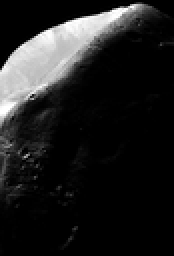
%> input picture Lab2/Q2_2.tif, 87 x 128 px, shrunk from 683 x 1000 before the run (shown 2 times larger)
$ octave Lab2.m   (GNU Octave 9; MATLAB toolbox functions it lacks are replaced by stand-ins)
%> lines starting %> are read from the running program, lines starting %| are printed output that depends on the picture
### Lab2/HistMatch_11510714.m
function [OutputImage,OutputHist,InputHist]=HistMatch_11510714(InputImage,SpecHist)
L=256;
[M,N]=size(InputImage);

% input hist
InputHist=zeros(1,L);
for m=1:M
    for n=1:N
        InputHist(InputImage(m,n)+1)=InputHist(InputImage(m,n)+1)+1;
    end
end

sk=zeros(1,L);
for j=1:L
    sk(j)=round((L-1)*sum(InputHist(1:j))/M/N);
end

G=zeros(1,L);
A=sum(SpecHist);
for i=1:L
    G(i)=round((L-1)*sum(SpecHist(1:i))/A);
end

OutputImage=zeros(M,N);
for j=1:L
    for m=1:M
        for n=1:N
            if G(j)==sk(InputImage(m,n)+1)
                OutputImage(m,n)=j-1;
                %OutputImage=find(G(x)==sk(InputImage(m,n)+1));
            end
        end
    end
end

OutputHist=zeros(1,L);
for m=1:M
    for n=1:N
        OutputHist(OutputImage(m,n)+1)=OutputHist(OutputImage(m,n)+1)+1;
    end
end


% [9 lines of commented-out code are left out]

### Lab2/LocalHistEqu_11510714.m
function [OutputImage, OutputHist, InputHist] = LocalHistEqu_11510714(InputImage, mSize)
% the input mSize must be odd
[M,N]=size(InputImage);
m1=mSize(1);
m2=mSize(2);

InputHist=zeros(1,256);
for m=1:M
    for n=1:N
        InputHist(InputImage(m,n)+1)=InputHist(InputImage(m,n)+1)+1;
    end
end

res1=(m1-1)/2;
res2=(m2-1)/2;
B=padarray(InputImage,[res1,res2]);
for i=(1+res1):(M-res1*2)
    for j=(1+res2):(N-res2*2)
        win=InputImage((i-res1:i+res1),(j-res2:j+res2));
        pdf=zeros(1,256);
        for a=1:m1
            for b=1:m2
                pdf(win(a,b)+1)=pdf(win(a,b)+1)+1;
            end
        end
        cdf=zeros(1,256);
        for k=1:256
            cdf(k)=round(255*sum(pdf(1:k))/m1/m2);
        end
        B(i,j)=cdf(win(1+res1,1+res2)+1);
    end
end

OutputImage=uint8(B((res1+1:res1+M),(res2+1:res2+N)));

OutputHist=zeros(1,256);
for m=1:M
    for n=1:N
        OutputHist(OutputImage(m,n)+1)=OutputHist(OutputImage(m,n)+1)+1;
    end
end

figure
imshow(OutputImage)
figure
bar(InputHist)
title('Input Histogram')
figure
bar(OutputHist)
title('Output Histogram')

### Lab2/Lab2.m
% Lab2 test
% question 1 using Q2_1_1
% I=imread('D:\MATLAB\DIP\Q2_1_1.tif');
%[OutputImage,InputHist,OutputHist]=HistEqu_11510714(I);

% qustion 1 using Q2_1_2
% I=imread('D:\MATLAB\DIP\Q2_1_2.tif');
% [OutputImage,InputHist,OutputHist]=HistEqu_11510714(I);

% qustion 2
I=imread('D:\MATLAB\DIP\Q2_2.tif');
%> I is the input picture: size 128x87 uint8; min 0, max 255, mean 31.8
SpecHist=10000*[100,100,100,linspace(128,64,125)/128,zeros(1,32),ones(1,64+32)];
[OutputImage,OutputHist,InputHist]=HistMatch_11510714(I,SpecHist);
%> after the loop in HistMatch_11510714, `for m=1:M`: InputHist = 256 values, max 6423 at index 1, min 0 at index 119, mean 43.5
%> after the loop in HistMatch_11510714, `for j=1:L`: sk = 256 values from 147 to 255
%> after the loop in HistMatch_11510714, `for j=1:L`:
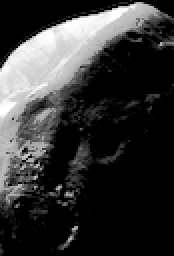
%> OutputImage: size 128x87 double (shown 2 times larger); min 0, max 255, mean 52.9
%> after the loop in HistMatch_11510714, `for m=1:M`: OutputHist = 256 values, max 6423 at index 1, min 0 at index 2, mean 43.5

%question 3
I=imread('D:\MATLAB\DIP\Q2_3.tif');
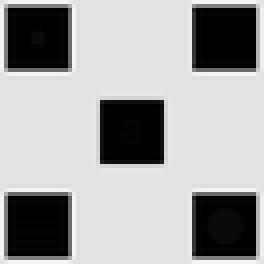
%> input picture Lab2/Q2_3.tif, 66 x 66 px, shrunk from 512 x 512 before the run (shown 4 times larger)
%> I is the input picture: size 66x66 uint8; min 0, max 246, mean 161.7
mSize=[9,9];
[OutputImage, OutputHist, InputHist] = LocalHistEqu_11510714(I, mSize);
%> after the loop in LocalHistEqu_11510714, `for m=1:M`: InputHist = 256 values, max 2326 at index 228, min 0 at index 14, mean 17.02
%> in LocalHistEqu_11510714, `B=padarray(InputImage,[res1,res2]);`:
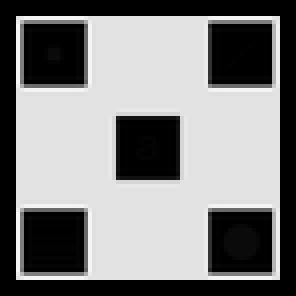
%> B: size 74x74 uint8 (shown 4 times larger); min 0, max 246, mean 128.6
%> (the run ends here)
